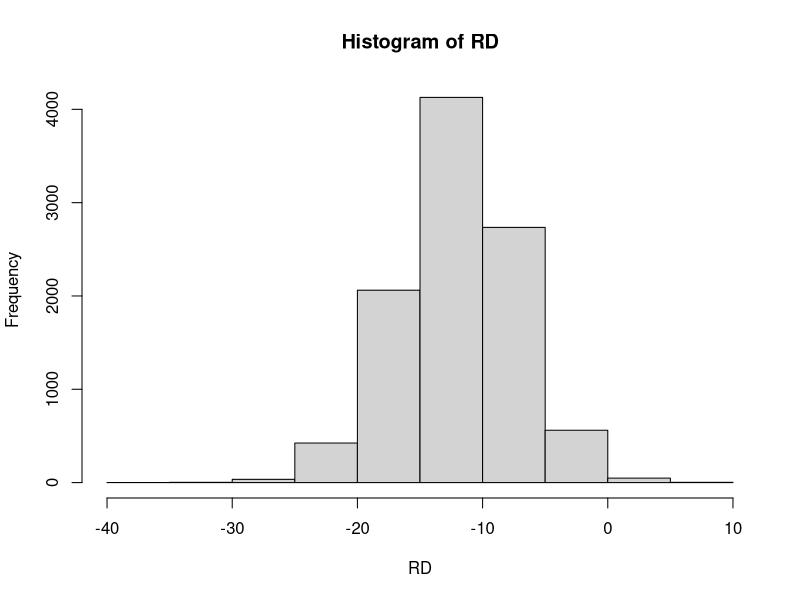
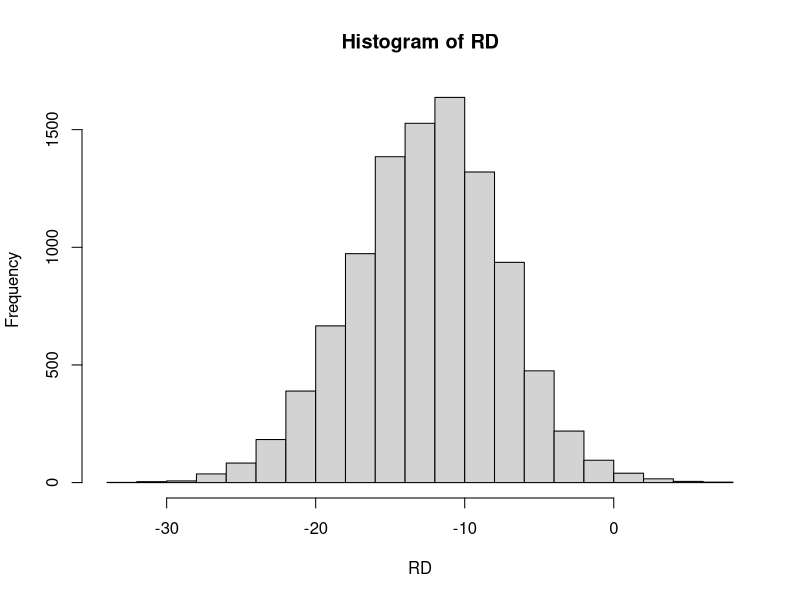

Here is the R script that generated these plots, in order:
# Input : Baseline risk and CI (BR BRLL and BRUL), relative risk and CI (RR, RRLL, RRUL)

BR <- 0.053; BRLL <- 0.039; BRUL <- 0.072
RR <- 0.77; RRLL <- 0.63; RRUL <- 0.94
N <- 10000 # No. of simulations
# Get shape parameters of beta dist 
BR_variance <- ((BRUL - BRLL)/3.92)^2
alpha <- ((1 - BR) / BR_variance - 1 / BR) * BR ^ 2
beta <- alpha * (1 / BR - 1)
# Simulation
sim_BR <- rbeta(N, alpha, beta, ncp = 0)
sim_RR <- rlnorm(N, meanlog = log(RR), sdlog = (log(RRUL) - log(RRLL))/3.92)
RD <- sim_BR*(sim_RR - 1)*1000 # Multiplying by 1,000 scales RD to per 1,000 patients
# Output
mean(RD); median(RD)
round(quantile(RD, c(0.025, 0.975)), 2)
hist(RD)

# Input : Baseline risk available as a range (BRLL and BRUL), relative risk and CI (RR, RRLL, RRUL)
BRLL <- 0.039; BRUL <- 0.072
RR <- 0.77; RRLL <- 0.63; RRUL <- 0.94
N <- 10000 # No. of simulations

sim_BR <- runif(N, min = BRLL, max = BRUL)
sim_RR <- rlnorm(N, meanlog = log(RR), sdlog = (log(RRUL) - log(RRLL))/3.92)
RD <- sim_BR*(sim_RR - 1)*1000 # 1,000 scales RD to per 1,000 patients

mean(RD); median(RD)
round(quantile(RD, c(0.025, 0.975)), 2)
tiff(filename = "RD Histogram2.tif", width = 2800, height = 1000,
  pointsize = 10, res = 300)
hist(RD)
dev.off()